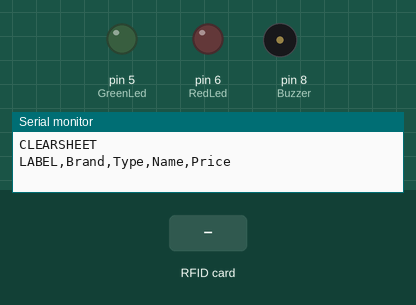
Simulated run of this sketch. Board: Arduino Uno, built with avr-gcc and run on an emulated ATmega328P. Parts: output pins drawn as LEDs (lit = HIGH), buzzer (waves = sounding, pin HIGH), the last lines printed to the serial monitor. Inputs (shaded band) come from the test bench. Pins used as bus, display or sensor lines are not drawn.

Above: at 1.2 s.
1.3 s: RFID card AA 48 F7 AF held to the reader
At 2.2 s:
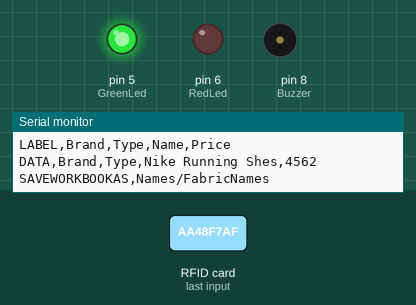
2.8 s: RFID card 5E 7A 19 C4 held to the reader
At 4.6 s:
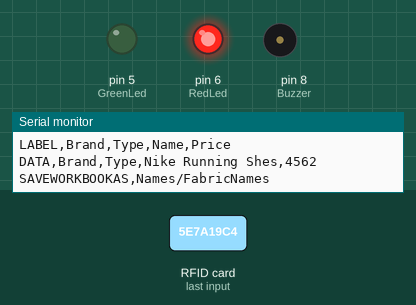
5.8 s: RFID card 63 3A B1 98 held to the reader
At 7.4 s:
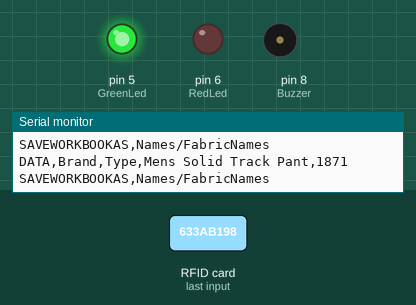
Timing chart, 0 to 10.9 s (numbered marks = the images above; inputs shaded):
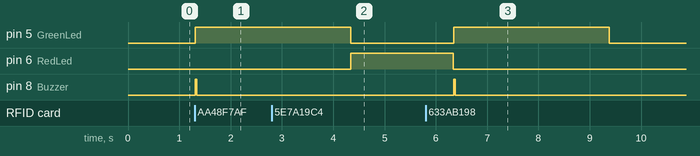

The sketch:

RFID_Excel.ino
```cpp
#include <SPI.h>
#include <MFRC522.h>

#define SS_PIN 10 //RX slave select
#define RST_PIN 9

MFRC522 mfrc522(SS_PIN, RST_PIN);

byte card_ID[4];
byte Name1[4]={0xAA,0x48,0xF7,0xAF};//first UID card
byte Name2[4]={0x63,0x3A,0xB1,0x98};//second UID card


int NumbCard[2];
int j=0;

int const RedLed=6;
int const GreenLed=5;
int const Buzzer=8;

String Name;//user name
long Price;//user number
int n ;//The number of card you want to detect (optional)

void setup() {
  Serial.begin(9600);
  SPI.begin();  // SPI bus
  mfrc522.PCD_Init(); // MFRC522 card

  Serial.println("CLEARSHEET");
  Serial.println("LABEL,Brand,Type,Name,Price");

  pinMode(RedLed,OUTPUT);
  pinMode(GreenLed,OUTPUT);
  pinMode(Buzzer,OUTPUT);

   }

void loop() {
  //look for new card
   if ( ! mfrc522.PICC_IsNewCardPresent()) {
  return;//got to start of loop if there is no card present
 }
 // Select one of the cards
 if ( ! mfrc522.PICC_ReadCardSerial()) {
  return;//if read card serial(0) returns 1, the uid struct contians the ID of the read card.
 }

 for (byte i = 0; i < mfrc522.uid.size; i++) {
     card_ID[i]=mfrc522.uid.uidByte[i];

       if(card_ID[i]==Name1[i]){
       Name="Nike Running Shes";//user name
       Price=4562;//user number
       j=0;//first number in the NumbCard array : NumbCard[j]
      }
      else if(card_ID[i]==Name2[i]){
       Name="Mens Solid Track Pant";//user name
       Price=1871;//user number
       j=1;//Second number in the NumbCard array : NumbCard[j]
      }
      else{
          digitalWrite(GreenLed,LOW);
          digitalWrite(RedLed,HIGH);
          goto cont;//go directly to line 85
     }
}
      if(NumbCard[j] == 1){//to check if the card already detect
      //if you want to use LCD
      //Serial.println("Already Exist");
      }
      else{
      NumbCard[j] = 1;//put 1 in the NumbCard array : NumbCard[j]={1,1} to let the arduino know if the card was detecting
      n++;//(optional)
      Serial.print("DATA,Brand,Type," + Name);//send the Name to excel
      Serial.print(",");
      Serial.println(Price); //send the Number to excel
      digitalWrite(GreenLed,HIGH);
      digitalWrite(RedLed,LOW);
      digitalWrite(Buzzer,HIGH);
      delay(30);
      digitalWrite(Buzzer,LOW);
      Serial.println("SAVEWORKBOOKAS,Names/FabricNames");
      }
      delay(1000);
cont:
delay(2000);
digitalWrite(GreenLed,LOW);
digitalWrite(RedLed,LOW);

//if you want to close the Excel when all card had detected and save Excel file in Names Folder. in my case i have just 2 card (optional)
//if(n==2){

  //  Serial.println("FORCEEXCELQUIT");
 //   }
}
```

Measured:
- after the input at 1.3 s, pin 5 (GreenLed): LOW → HIGH at once; pin 8 (Buzzer): LOW → HIGH at once, → LOW 0.03 s later
- after the input at 2.8 s, pin 6 (RedLed): LOW → HIGH after 1.5 s
- after the input at 5.8 s, pin 5 (GreenLed): LOW → HIGH after 0.54 s, → LOW 3.0 s later; pin 8 (Buzzer): LOW → HIGH after 0.55 s, → LOW 0.03 s later
